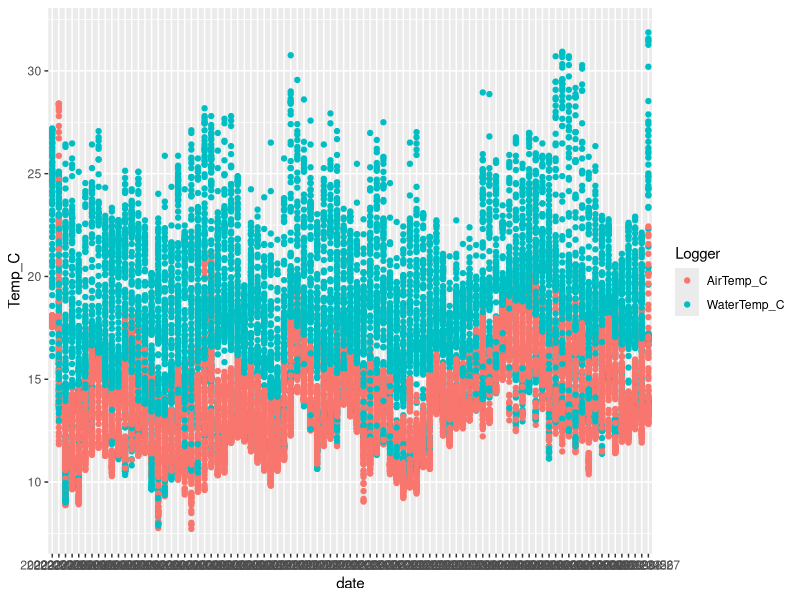

The R script that drew this image: (Note: this script raises an error after producing the figure.)
########## 2022 Temperatures ==============

### load libraries
library(tidyverse)

#### North: Tom's Point (HIOC) ====
### load data sheet
Temps_North <- read_csv("data/Temperature/2022/TomsPoint_2022.csv")
glimpse(Temps_North)
summary(Temps_North)
tail(Temps_North)
View(Temps_North)

## clean data

Temps_North <- Temps_North %>% 
  mutate(Date_Time = mdy_hm(Date_Time)) %>%  # set date/time format
  separate(Date_Time, into = c('date', 'time'), sep=' ', remove = FALSE) 

## plot Air & Water Temp
Temps_North %>%
  pivot_longer(cols=c('AirTemp_C', 'WaterTemp_C'),
               names_to='Logger',
               values_to='Temp_C') %>% 
  ggplot(aes(date, Temp_C, color = Logger)) +
  geom_point()

## stats
Temps_North %>% 
  summarize(meanAir = mean(AirTemp_C),
            meanWater = mean(WaterTemp_C),
            SDAir = sd(AirTemp_C), #0.611
            SDWater = sd(WaterTemp_C), #0.611
            SEAir = SDAir/sqrt(n()), #0.0180
            SEWater = SDWater/sqrt(n()), #0.0180
            maxAir = max(AirTemp_C), #17.5
            maxWater = max(WaterTemp_C), #17.5
            minAir = min(AirTemp_C),
            minWater = min(WaterTemp_C))

# Time spent above 16 deg C
Temps_North %>% 
  filter(date < "2022-08-27", #August 27, 2022
         WaterTemp_C > 15.9) %>% 
  summarize(count = n())

8401/6 # divide 10 minute intervals into hours: 1400.167 hours
1400.167 / 24 # 58.3 days / 98 days that temps were above the threshold for OsHV-1
58.3/98 # 59.5% of deployment

### code for "if/else" statement with deplyr: case_when
Temps_North %>% 
mutate(WaterTemp_corrected = case_when(Air_Temp_C >= Water_Temp_C ~ "High Tide", 
                          Air_Temp_C < Water_Temp_C ~ "Low Tide"))

### does not provide accurate high/low tide. Will use NOAA tide charts:
## HIOC - TB Entrance (North): https://tidesandcurrents.noaa.gov/noaatidepredictions.html?id=9415469 
## BBOC - Blake's Landing (Middle): 
## TBOC - Reynolds (South): 


## write new CSV with high & low tide
#write_csv(Temps_North, "data/Temperature/2022/TomsPoint_2022_Tide.csv")

## hours spent at high & low tide

## mean temps at high and low tide


#### Middle: Hamlet (BBOC) ====

Temps_Middle <- read_csv("data/Temperature/2022/Hamlet_2022.csv")
glimpse(Temps_Middle)
summary(Temps_Middle)
tail(Temps_Middle)
View(Temps_Middle)

## clean data

Temps_Middle <- Temps_Middle %>% 
  mutate(Date_Time = mdy_hm(Date_Time)) %>%  # set date/time format
  separate(Date_Time, into = c('date', 'time'), sep=' ', remove = FALSE) 

## plot Air & Water Temp
Temps_Middle %>%
  pivot_longer(cols=c('AirTemp_C', 'WaterTemp_C'),
               names_to='Logger',
               values_to='Temp_C') %>% 
  ggplot(aes(date, Temp_C, color = Logger)) +
  geom_point()


Temps_Middle %>% 
  summarize(meanAir = mean(AirTemp_C),
            meanWater = mean(WaterTemp_C),
            SDAir = sd(AirTemp_C), #0.611
            SDWater = sd(WaterTemp_C), #0.611
            SEAir = SDAir/sqrt(n()), #0.0180
            SEWater = SDWater/sqrt(n()), #0.0180
            maxAir = max(AirTemp_C), #17.5
            maxWater = max(WaterTemp_C), #17.5
            minAir = min(AirTemp_C),
            minWater = min(WaterTemp_C))

# Time spent above 16 deg C
Temps_Middle %>% 
  filter(date < "2022-08-26", #August 26, 2022
         WaterTemp_C > 15.9) %>% 
  summarize(count = n())

10984/6 # divide 10 minute intervals into hours: 1400.167 hours
1830.667 / 24 # 76.3 days / 97 days that temps were above the threshold for OsHV-1
76.3/97 # 78.6% of deployment


#### South: Tomasini Point (TBOC) ====

Temps_South <- read_csv("data/Temperature/2022/TomasiniPt_2022.csv")
glimpse(Temps_South)
summary(Temps_South)
tail(Temps_South)
View(Temps_South)

## clean data

Temps_South <- Temps_South %>% 
  mutate(Date_Time = mdy_hm(Date_Time)) %>%  # set date/time format
  separate(Date_Time, into = c('date', 'time'), sep=' ', remove = FALSE) 

## plot Air & Water Temp
Temps_South %>%
  pivot_longer(cols=c('AirTemp_C', 'WaterTemp_C'),
               names_to='Logger',
               values_to='Temp_C') %>% 
  ggplot(aes(date, Temp_C, color = Logger)) +
  geom_point()

## stats
Temps_South %>% 
  summarize(meanAir = mean(AirTemp_C),
            meanWater = mean(WaterTemp_C),
            SDAir = sd(AirTemp_C), #0.611
            SDWater = sd(WaterTemp_C), #0.611
            SEAir = SDAir/sqrt(n()), #0.0180
            SEWater = SDWater/sqrt(n()), #0.0180
            maxAir = max(AirTemp_C), #17.5
            maxWater = max(WaterTemp_C), #17.5
            minAir = min(AirTemp_C),
            minWater = min(WaterTemp_C))

# Time spent above 16 deg C
Temps_South %>% 
  filter(date < "2022-08-25", #August 25, 2022
         WaterTemp_C > 15.9) %>% 
  summarize(count = n())

12373/6 # divide 10 minute intervals into hours: 1400.167 hours
2062.167 / 24 # 85.9 days / 96 days that temps were above the threshold for OsHV-1
85.9/96 # 89% of deployment
